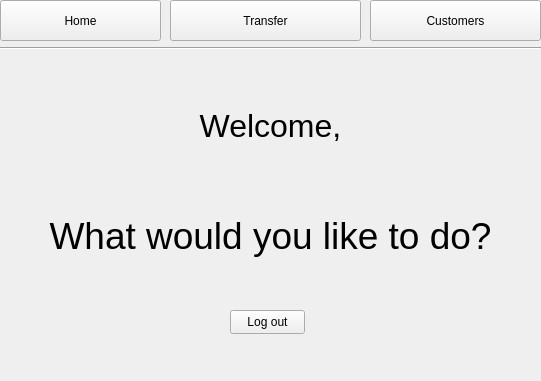
<?xml version="1.0" encoding="UTF-8"?>
<ui version="4.0">
 <class>BankerMainWindow</class>
 <widget class="QWidget" name="BankerMainWindow">
  <property name="geometry">
   <rect>
    <x>0</x>
    <y>0</y>
    <width>541</width>
    <height>381</height>
   </rect>
  </property>
  <property name="minimumSize">
   <size>
    <width>541</width>
    <height>381</height>
   </size>
  </property>
  <property name="maximumSize">
   <size>
    <width>541</width>
    <height>381</height>
   </size>
  </property>
  <property name="windowTitle">
   <string>Banker Main Window</string>
  </property>
  <widget class="Line" name="line">
   <property name="geometry">
    <rect>
     <x>0</x>
     <y>40</y>
     <width>541</width>
     <height>16</height>
    </rect>
   </property>
   <property name="orientation">
    <enum>Qt::Horizontal</enum>
   </property>
  </widget>
  <widget class="QStackedWidget" name="stackedWidget">
   <property name="geometry">
    <rect>
     <x>0</x>
     <y>50</y>
     <width>541</width>
     <height>331</height>
    </rect>
   </property>
   <property name="currentIndex">
    <number>0</number>
   </property>
   <widget class="QWidget" name="page">
    <widget class="QLabel" name="WelcomeLabel">
     <property name="enabled">
      <bool>true</bool>
     </property>
     <property name="geometry">
      <rect>
       <x>0</x>
       <y>20</y>
       <width>541</width>
       <height>111</height>
      </rect>
     </property>
     <property name="font">
      <font>
       <pointsize>24</pointsize>
      </font>
     </property>
     <property name="text">
      <string>Welcome,</string>
     </property>
     <property name="alignment">
      <set>Qt::AlignCenter</set>
     </property>
    </widget>
    <widget class="QLabel" name="Text2">
     <property name="enabled">
      <bool>true</bool>
     </property>
     <property name="geometry">
      <rect>
       <x>0</x>
       <y>130</y>
       <width>541</width>
       <height>111</height>
      </rect>
     </property>
     <property name="font">
      <font>
       <pointsize>28</pointsize>
      </font>
     </property>
     <property name="text">
      <string>What would you like to do?</string>
     </property>
     <property name="alignment">
      <set>Qt::AlignCenter</set>
     </property>
    </widget>
    <widget class="QPushButton" name="pushButton">
     <property name="geometry">
      <rect>
       <x>230</x>
       <y>260</y>
       <width>75</width>
       <height>24</height>
      </rect>
     </property>
     <property name="text">
      <string>Log out</string>
     </property>
    </widget>
   </widget>
   <widget class="QWidget" name="page_3">
    <widget class="QComboBox" name="senderBox">
     <property name="geometry">
      <rect>
       <x>210</x>
       <y>110</y>
       <width>121</width>
       <height>22</height>
      </rect>
     </property>
    </widget>
    <widget class="QComboBox" name="receiverBox">
     <property name="geometry">
      <rect>
       <x>210</x>
       <y>150</y>
       <width>121</width>
       <height>22</height>
      </rect>
     </property>
    </widget>
    <widget class="QLabel" name="label">
     <property name="geometry">
      <rect>
       <x>0</x>
       <y>0</y>
       <width>541</width>
       <height>61</height>
      </rect>
     </property>
     <property name="font">
      <font>
       <pointsize>26</pointsize>
      </font>
     </property>
     <property name="text">
      <string>Transfer</string>
     </property>
     <property name="alignment">
      <set>Qt::AlignCenter</set>
     </property>
    </widget>
    <widget class="QLabel" name="label_2">
     <property name="geometry">
      <rect>
       <x>150</x>
       <y>110</y>
       <width>51</width>
       <height>21</height>
      </rect>
     </property>
     <property name="text">
      <string>From:</string>
     </property>
     <property name="alignment">
      <set>Qt::AlignRight|Qt::AlignTrailing|Qt::AlignVCenter</set>
     </property>
    </widget>
    <widget class="QLabel" name="label_3">
     <property name="geometry">
      <rect>
       <x>150</x>
       <y>150</y>
       <width>51</width>
       <height>21</height>
      </rect>
     </property>
     <property name="text">
      <string>To:</string>
     </property>
     <property name="alignment">
      <set>Qt::AlignRight|Qt::AlignTrailing|Qt::AlignVCenter</set>
     </property>
    </widget>
    <widget class="QLineEdit" name="amountBox">
     <property name="geometry">
      <rect>
       <x>210</x>
       <y>190</y>
       <width>121</width>
       <height>22</height>
      </rect>
     </property>
     <property name="placeholderText">
      <string>0.00</string>
     </property>
    </widget>
    <widget class="QLabel" name="label_4">
     <property name="geometry">
      <rect>
       <x>130</x>
       <y>190</y>
       <width>51</width>
       <height>21</height>
      </rect>
     </property>
     <property name="text">
      <string>Amount:</string>
     </property>
     <property name="alignment">
      <set>Qt::AlignRight|Qt::AlignTrailing|Qt::AlignVCenter</set>
     </property>
    </widget>
    <widget class="QPushButton" name="pushButton_2">
     <property name="geometry">
      <rect>
       <x>230</x>
       <y>270</y>
       <width>81</width>
       <height>24</height>
      </rect>
     </property>
     <property name="text">
      <string>Submit</string>
     </property>
    </widget>
    <widget class="QLabel" name="label_5">
     <property name="geometry">
      <rect>
       <x>180</x>
       <y>190</y>
       <width>20</width>
       <height>21</height>
      </rect>
     </property>
     <property name="text">
      <string>£</string>
     </property>
     <property name="alignment">
      <set>Qt::AlignRight|Qt::AlignTrailing|Qt::AlignVCenter</set>
     </property>
    </widget>
   </widget>
   <widget class="QWidget" name="page_2">
    <widget class="QTableWidget" name="customersTable">
     <property name="geometry">
      <rect>
       <x>10</x>
       <y>60</y>
       <width>521</width>
       <height>261</height>
      </rect>
     </property>
     <property name="alternatingRowColors">
      <bool>true</bool>
     </property>
     <property name="selectionMode">
      <enum>QAbstractItemView::SingleSelection</enum>
     </property>
     <property name="selectionBehavior">
      <enum>QAbstractItemView::SelectRows</enum>
     </property>
     <property name="textElideMode">
      <enum>Qt::ElideMiddle</enum>
     </property>
     <attribute name="horizontalHeaderVisible">
      <bool>true</bool>
     </attribute>
     <attribute name="horizontalHeaderCascadingSectionResizes">
      <bool>false</bool>
     </attribute>
     <attribute name="horizontalHeaderMinimumSectionSize">
      <number>39</number>
     </attribute>
     <attribute name="horizontalHeaderDefaultSectionSize">
      <number>165</number>
     </attribute>
     <attribute name="horizontalHeaderHighlightSections">
      <bool>true</bool>
     </attribute>
     <attribute name="horizontalHeaderStretchLastSection">
      <bool>true</bool>
     </attribute>
     <column>
      <property name="text">
       <string>Name</string>
      </property>
     </column>
     <column>
      <property name="text">
       <string>Balance</string>
      </property>
     </column>
     <column>
      <property name="text">
       <string>User type</string>
      </property>
     </column>
    </widget>
    <widget class="QLabel" name="label_6">
     <property name="geometry">
      <rect>
       <x>0</x>
       <y>0</y>
       <width>541</width>
       <height>61</height>
      </rect>
     </property>
     <property name="font">
      <font>
       <pointsize>26</pointsize>
      </font>
     </property>
     <property name="text">
      <string>Customers</string>
     </property>
     <property name="alignment">
      <set>Qt::AlignCenter</set>
     </property>
    </widget>
   </widget>
  </widget>
  <widget class="QPushButton" name="homeButton">
   <property name="geometry">
    <rect>
     <x>0</x>
     <y>0</y>
     <width>161</width>
     <height>41</height>
    </rect>
   </property>
   <property name="text">
    <string>Home</string>
   </property>
  </widget>
  <widget class="QPushButton" name="transferButton">
   <property name="geometry">
    <rect>
     <x>170</x>
     <y>0</y>
     <width>191</width>
     <height>41</height>
    </rect>
   </property>
   <property name="text">
    <string>Transfer</string>
   </property>
  </widget>
  <widget class="QPushButton" name="customersButton">
   <property name="geometry">
    <rect>
     <x>370</x>
     <y>0</y>
     <width>171</width>
     <height>41</height>
    </rect>
   </property>
   <property name="text">
    <string>Customers</string>
   </property>
  </widget>
 </widget>
 <resources/>
 <connections/>
</ui>
